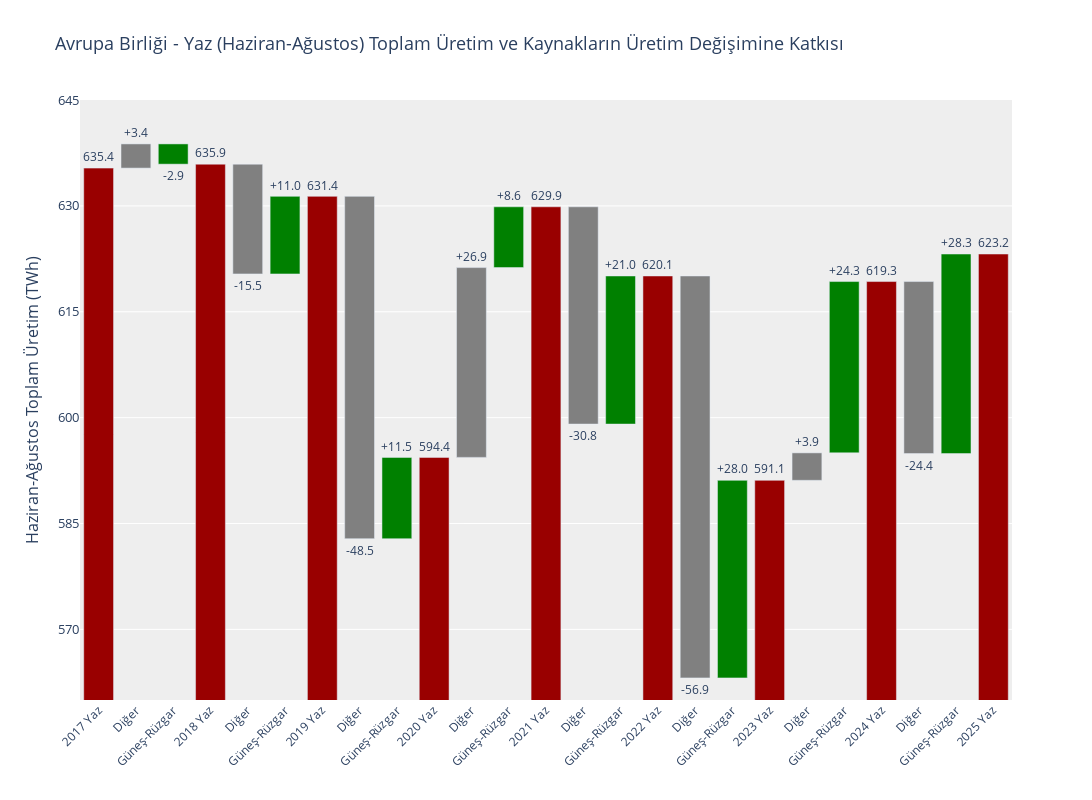

Notebook source saved alongside this figure:
### Code cell
import plotly.graph_objects as go
import pandas as pd

# ───────────────────────────────────────────────
# 1. New Data (Summer/Yaz)
# ───────────────────────────────────────────────
data_summer = {
    'Period':  ['2017-06', '2018-06', '2019-06', '2020-06', 
                '2021-06', '2022-06', '2023-06', '2024-06', '2025-06'],
    'Solar':   [ 97.03,   94.16,   105.15,  116.67,  
                125.28,  146.26,  174.25,  198.52,  226.79],
    'Other':   [538.32,  541.75,  526.20,  477.70,  
                504.59,  473.81,  416.87,  420.76,  396.39],
    'Total':   [635.35,  635.91,  631.35,  594.37,  
                629.87,  620.07,  591.12,  619.28,  623.18]
}

df = pd.DataFrame(data_summer)

# ───────────────────────────────────────────────
# Helper: Format labels for Summer (Yaz)
# ───────────────────────────────────────────────
def get_summer_label(raw_period):
    # Extracts year "2017" from "2017-06"
    year = raw_period.split('-')[0]
    return f"{year} Yaz"

# ───────────────────────────────────────────────
# Calculate Waterfall Steps
# ───────────────────────────────────────────────

x_indices = []   # Unique integers to prevent grouping
tick_labels = [] # The text labels we want to see
y_values = [] 
bases = []    
text = []
colors = []

# Tracker for the running total and x-axis position
current_level = 0
counter = 0

# -- 1. Starting Point --
start_val = df['Total'].iloc[0]
start_label = get_summer_label(df['Period'].iloc[0])

x_indices.append(counter)
tick_labels.append(start_label)
y_values.append(start_val)
bases.append(0)           
text.append(f"{start_val:.1f}")
colors.append("#990000")   # Total (Red)
current_level = start_val
counter += 1

# -- 2. Loop through periods --
for i in range(1, len(df)):
    curr_total = df['Total'].iloc[i]
    formatted_period = get_summer_label(df['Period'].iloc[i])
    
    delta_o = df['Other'].iloc[i] - df['Other'].iloc[i-1]
    delta_s = df['Solar'].iloc[i] - df['Solar'].iloc[i-1]
    
    # -- Bar 1: Other (Diğer) Change --
    x_indices.append(counter)
    tick_labels.append("Diğer") 
    y_values.append(delta_o)
    bases.append(current_level)
    text.append(f"{delta_o:+.1f}")
    colors.append("gray")      # Other (Gray)
    current_level += delta_o
    counter += 1
    
    # -- Bar 2: Solar (Güneş-Rüzgar) Change --
    x_indices.append(counter)
    tick_labels.append("Güneş-Rüzgar") 
    y_values.append(delta_s)
    bases.append(current_level)
    text.append(f"{delta_s:+.1f}")
    colors.append("green")     # Solar (Green)
    current_level += delta_s
    counter += 1
    
    # -- Bar 3: Ending Total --
    x_indices.append(counter)
    tick_labels.append(formatted_period)
    y_values.append(curr_total)
    bases.append(0)            # Totals always start at 0
    text.append(f"{curr_total:.1f}")
    colors.append("#990000")   # Total (Red)
    
    # Reset current_level to exact total
    current_level = curr_total
    counter += 1

# ───────────────────────────────────────────────
# Create Figure
# ───────────────────────────────────────────────

fig = go.Figure(go.Bar(
    x            = x_indices,
    y            = y_values,
    base         = bases,          
    marker_color = colors,         
    text         = text,
    textposition = "outside",
    textfont     = dict(size=12),
))

fig.update_layout(
    title       = "Avrupa Birliği - Yaz (Haziran-Ağustos) Toplam Üretim ve Kaynakların Üretim Değişimine Katkısı",
    yaxis_title = "Haziran-Ağustos Toplam Üretim (TWh)",
    height      = 800,
    width       = 1520,
    font        = dict(size=13),
    showlegend  = False,
    plot_bgcolor  = "#EEEEEE",
    #paper_bgcolor = "white",
    margin      = dict(b=100), 
    yaxis       = dict(
        range     = [560, 645],  # Adjusted range for summer values
        tickmode  = 'linear',
        dtick     = 15,
    ),
    xaxis       = dict(
        tickmode  = 'array',
        tickvals  = x_indices,    # Map the unique integers...
        ticktext  = tick_labels,  # ...to the text labels
        tickangle = -45,
        tickfont  = dict(size=12)
    )
)

fig.show()

### Figure 1 — Plotly figure (JSON) as saved in the notebook; plotly's stock layout.template omitted (floating-point values rounded to 4 significant figures)
{"data": [{"base": [0, 635.4, 638.8, 0, 635.9, 620.4, 0, 631.4, 582.8, 0, 594.4, 621.3, 0, 629.9, 599.1, 0, 620.1, 563.1, 0, 591.1, 595.0, 0, 619.3, 594.9, 0], "marker": {"color": ["#990000", "gray", "green", "#990000", "gray", "green", "#990000", "gray", "green", "#990000", "gray", "green", "#990000", "gray", "green", "#990000", "gray", "green", "#990000", "gray", "green", "#990000", "gray", "green", "#990000"]}, "text": ["635.4", "+3.4", "-2.9", "635.9", "-15.5", "+11.0", "631.4", "-48.5", "+11.5", "594.4", "+26.9", "+8.6", "629.9", "-30.8", "+21.0", "620.1", "-56.9", "+28.0", "591.1", "+3.9", "+24.3", "619.3", "-24.4", "+28.3", "623.2"], "textfont": {"size": 12}, "textposition": "outside", "type": "bar", "x": [0, 1, 2, 3, 4, 5, 6, 7, 8, 9, 10, 11, 12, 13, 14, 15, 16, 17, 18, 19, 20, 21, 22, 23, 24], "y": [635.4, 3.43, -2.87, 635.9, -15.55, 10.99, 631.4, -48.5, 11.52, 594.4, 26.89, 8.61, 629.9, -30.78, 20.98, 620.1, -56.94, 27.99, 591.1, 3.89, 24.27, 619.3, -24.37, 28.27, 623.2]}], "layout": {"font": {"size": 13}, "height": 800, "margin": {"b": 100}, "plot_bgcolor": "#EEEEEE", "showlegend": false, "title": {"text": "Avrupa Birliği - Yaz (Haziran-Ağustos) Toplam Üretim ve Kaynakların Üretim Değişimine Katkısı"}, "width": 1520, "xaxis": {"tickangle": -45, "tickfont": {"size": 12}, "tickmode": "array", "ticktext": ["2017 Yaz", "Diğer", "Güneş-Rüzgar", "2018 Yaz", "Diğer", "Güneş-Rüzgar", "2019 Yaz", "Diğer", "Güneş-Rüzgar", "2020 Yaz", "Diğer", "Güneş-Rüzgar", "2021 Yaz", "Diğer", "Güneş-Rüzgar", "2022 Yaz", "Diğer", "Güneş-Rüzgar", "2023 Yaz", "Diğer", "Güneş-Rüzgar", "2024 Yaz", "Diğer", "Güneş-Rüzgar", "2025 Yaz"], "tickvals": [0, 1, 2, 3, 4, 5, 6, 7, 8, 9, 10, 11, 12, 13, 14, 15, 16, 17, 18, 19, 20, 21, 22, 23, 24]}, "yaxis": {"dtick": 15, "range": [560, 645], "tickmode": "linear", "title": {"text": "Haziran-Ağustos Toplam Üretim (TWh)"}}}}
